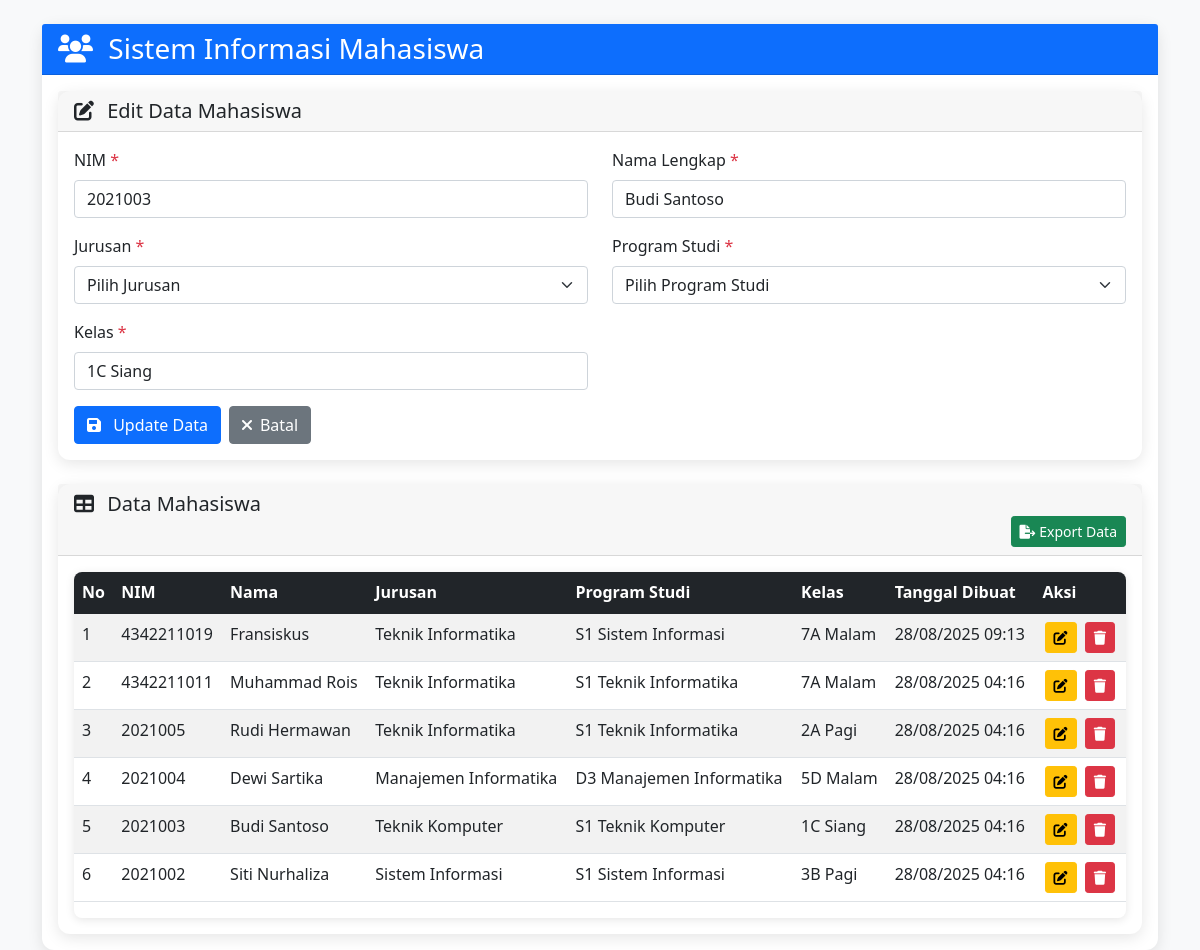
Page /view/index.php?edit=2 on the committed database.
### tables this page shows
CREATE TABLE `user` (
  `id` int(11) NOT NULL,
  `nim` varchar(20) NOT NULL,
  `nama` varchar(35) NOT NULL,
  `jurusan` varchar(100) NOT NULL,
  `prodi` varchar(100) NOT NULL,
  `kelas` varchar(20) NOT NULL,
  `created_at` timestamp NOT NULL DEFAULT current_timestamp(),
  `update_at` timestamp NOT NULL DEFAULT current_timestamp() ON UPDATE current_timestamp()
);

### models/User.php (called while the page is built, shortened)
<?php
require_once '../config/config.php';
class User {
    private $conn;
    private $table_name = "user";
    public $id;
    public function __construct() {
        $database = new Database();
        $this->conn = $database->getConnection();
    }
    public function read() {
        $query = "SELECT * FROM " . $this->table_name . " ORDER BY id DESC";
        $result = mysqli_query($this->conn, $query);
        return $result;
    }
    public function readOne() {
        $query = "SELECT * FROM " . $this->table_name . " WHERE id = " . $this->id;
        $result = mysqli_query($this->conn, $query);
        return mysqli_fetch_assoc($result);
    }
}
?>

### config/config.php (called while the page is built, shortened)
<?php
class Database {
    private $host = "localhost";
    private $username = "root";
    private $password = "";
    private $database = "mahasiswa";
    public function getConnection() {
        $this->conn = null;
        try{
            $this->conn = mysqli_connect($this->host, $this->username, $this->password, $this->database);
            mysqli_set_charset($this->conn, "utf8");
        } catch(Exception $exception) {
            echo "Connection error: " . $exception->getMessage();
        }
        return $this->conn;
    }
}
?>

### view/index.php (the view, shortened to what this page needs)
<?php
require_once '../models/User.php';
$user = new User();
$edit_user = null;
if (isset($_GET['edit'])) {
    $user->id = $_GET['edit'];
    $edit_user = $user->readOne();
}
$result = $user->read();
?>
<!DOCTYPE html>
<html lang="id">
<head>
    <link href="https://cdn.jsdelivr.net/npm/bootstrap@5.1.3/dist/css/bootstrap.min.css" rel="stylesheet">
    <link href="https://cdnjs.cloudflare.com/ajax/libs/font-awesome/6.0.0/css/all.min.css" rel="stylesheet">
</head>
<body class="bg-light">
    <div class="container mt-4">
        <div class="row">
            <div class="col-12">
                <div class="card">
                    <div class="card-header bg-primary text-white">
                        <h3 class="mb-0">
                            <i class="fas fa-users me-2"></i>
                            Sistem Informasi Mahasiswa
                        </h3>
                    </div>
                    <div class="card-body">
                        <div class="card mb-4">
                            <div class="card-header">
                                <h5 class="mb-0">
                                    <i class="fas fa-edit me-2"></i>
                                    <?php echo $edit_user ? 'Edit Data Mahasiswa' : 'Tambah Data Mahasiswa Baru'; ?>
                                </h5>
                            </div>
                            <div class="card-body">
                                <form method="POST" action="">
                                    <div class="row">
                                        <div class="col-md-6 mb-3">
                                            <label for="nim" class="form-label">NIM <span class="text-danger">*</span></label>
                                            <input type="text" class="form-control" id="nim" name="nim"
                                                   value="<?php echo $edit_user ? $edit_user['nim'] : ''; ?>"
                                                   placeholder="Masukkan NIM Mahasiswa  " required>
                                        </div>
                                        <div class="col-md-6 mb-3">
                                            <label for="nama" class="form-label">Nama Lengkap <span class="text-danger">*</span></label>
                                            <input type="text" class="form-control" id="nama" name="nama"
                                                   value="<?php echo $edit_user ? $edit_user['nama'] : ''; ?>" required>
                                        </div>
                                    </div>
                                    <div class="row">
                                        <div class="col-md-6 mb-3">
                                            <label for="jurusan" class="form-label">Jurusan <span class="text-danger">*</span></label>
                                            <select class="form-select" id="jurusan" name="jurusan" required>
                                                <option value="">Pilih Jurusan</option>
                                            </select>
                                        </div>
                                        <div class="col-md-6 mb-3">
                                            <label for="prodi" class="form-label">Program Studi <span class="text-danger">*</span></label>
                                            <select class="form-select" id="prodi" name="prodi" required>
                                                <option value="">Pilih Program Studi</option>
                                            </select>
                                        </div>
                                    </div>
                                    <div class="row">
                                        <div class="col-md-6 mb-3">
                                            <label for="kelas" class="form-label">Kelas <span class="text-danger">*</span></label>
                                            <input type="text" class="form-control" id="kelas" name="kelas"
                                                   value="<?php echo $edit_user ? $edit_user['kelas'] : ''; ?>"
                                                   placeholder="Contoh: 7A Malam, 3B Pagi, 1C Siang" required>
                                        </div>
                                    </div>
                                    <div class="d-flex gap-2">
                                        <button type="submit" class="btn btn-primary" title="Simpan Data">
                                            <i class="fas fa-save me-2"></i>
                                            <?php echo $edit_user ? 'Update Data' : 'Simpan Data'; ?>
                                        </button>
                                        <?php if ($edit_user): ?>
                                            <a href="index.php" class="btn btn-secondary">
                                                <i class="fas fa-times me-2"></i>Batal
                                            </a>
                                        <?php endif; ?>
                                    </div>
                                </form>
                            </div>
                        </div>
                        <div class="card">
                            <div class="card-header">
                                <h5 class="mb-0">
                                    <i class="fas fa-table me-2"></i>
                                    Data Mahasiswa
                                </h5>
                                <a href="export.php" class="btn btn-success btn-sm float-end" title="Export Data">
                                <i class="fas fa-file-export me-1"></i>Export Data
                                </a>
                            </div>
                            <div class="card-body">
                                <div class="table-responsive">
                                    <table class="table table-striped table-hover">
                                        <thead class="table-dark">
                                            <tr>
                                                <th>No</th>
                                                <th>NIM</th>
                                                <th>Nama</th>
                                                <th>Jurusan</th>
                                                <th>Program Studi</th>
                                                <th>Kelas</th>
                                                <th>Tanggal Dibuat</th>
                                                <th>Aksi</th>
                                            </tr>
                                        </thead>
                                        <tbody>
                                            <?php
                                            if (mysqli_num_rows($result) > 0):
                                                $no = 1;
                                                while ($row = mysqli_fetch_assoc($result)):
                                            ?>
                                                <tr>
                                                    <td><?php echo $no++; ?></td>
                                                    <td><?php echo $row['nim']; ?></td>
                                                    <td><?php echo htmlspecialchars($row['nama']); ?></td>
                                                    <td><?php echo htmlspecialchars($row['jurusan']); ?></td>
                                                    <td><?php echo htmlspecialchars($row['prodi']); ?></td>
                                                    <td><?php echo $row['kelas']; ?></td>
                                                    <td><?php echo date('d/m/Y H:i', strtotime($row['created_at'])); ?></td>
                                                    <td>
                                                        <a href="?edit=<?php echo $row['id']; ?>" class="btn btn-sm btn-warning btn-action" title="Edit">
                                                            <i class="fas fa-edit"></i>
                                                        </a>
                                                        <a href="?delete=<?php echo $row['id']; ?>" class="btn btn-sm btn-danger btn-action"
                                                           onclick="return confirm('Apakah Anda yakin ingin menghapus data ini?')" title="Hapus">
                                                            <i class="fas fa-trash"></i>
                                                        </a>
                                                    </td>
                                                </tr>
                                            <?php
                                                endwhile;
                                            endif; ?>
                                        </tbody>
                                    </table>
                                </div>
                            </div>
                        </div>
                    </div>
                </div>
            </div>
        </div>
    </div>
</body>
</html>

### view/index.php (style rules this page uses)
.table-responsive { border-radius: 8px; box-shadow: 0 2px 10px rgba(0,0,0,0.1); }
.card { border: none; box-shadow: 0 4px 15px rgba(0,0,0,0.1); border-radius: 12px; }
.btn-action { margin: 0 2px; }

### rows in the picture
user: nim "2021003", nama "Budi Santoso", kelas "1C Siang", jurusan "Teknik Komputer", prodi "S1 Teknik Komputer", created_at "28/08/2025 04:16"
user: nim "4342211019", nama "Fransiskus", jurusan "Teknik Informatika", prodi "S1 Sistem Informasi", kelas "7A Malam", created_at "28/08/2025 09:13"
user: nim "4342211011", nama "Muhammad Rois", jurusan "Teknik Informatika", prodi "S1 Teknik Informatika", kelas "7A Malam", created_at "28/08/2025 04:16"
user: nim "2021005", nama "Rudi Hermawan", jurusan "Teknik Informatika", prodi "S1 Teknik Informatika", kelas "2A Pagi", created_at "28/08/2025 04:16"
user: nim "2021004", nama "Dewi Sartika", jurusan "Manajemen Informatika", prodi "D3 Manajemen Informatika", kelas "5D Malam", created_at "28/08/2025 04:16"
user: nim "2021002", nama "Siti Nurhaliza", jurusan "Sistem Informasi", prodi "S1 Sistem Informasi", kelas "3B Pagi", created_at "28/08/2025 04:16"
